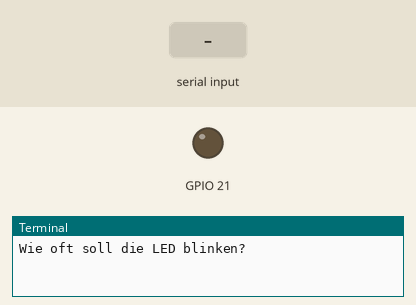
This program was run on a simulated Raspberry Pi (BCM pin numbers). Shown: output pins drawn as LEDs (lit = HIGH), the last lines printed to the terminal. Dashed ring = blinking. The test bench sets the inputs (shaded band).

Above: at 1.2 s.
1.3 s: "90" typed at the terminal, then Enter
At 1.4 s:
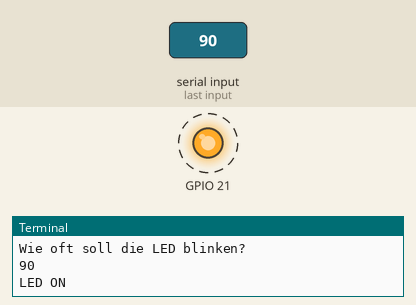
Timing chart, 0 to 10.3 s (numbered marks = the images above; inputs shaded):
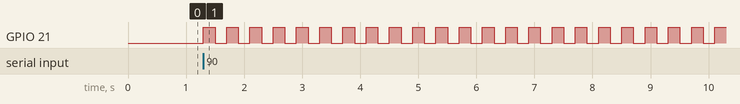

The program:

LEDblinken.py
```python
import RPi.GPIO as GPIO
from time import sleep

GPIO.setmode(GPIO.BCM)
GPIO.setwarnings(False)

print("Wie oft soll die LED blinken?")
maxBlinker = int(input())
zaehler = 0

# LED ist bei Pin 21 eingesteckt, bei diesem gibt es keinen Output
GPIO.setup(21, GPIO.OUT)

while zaehler < maxBlinker:
    GPIO.output(21, True) # LED leuchtet
    print("LED ON")
    sleep(0.2) # mach das 0.2 Sekunden lang (LED ausgeschaltet lassen)

    GPIO.output(21, False) # LED aus
    print("LED OFF")
    sleep(0.2) # mach das 0.2 Sekunden lang (LED ausgeschaltet lassen)

    print("")
    zaehler += 1

print("Das Laempchen hat " + str(zaehler) + " mal geblinkt")
```

Measured:
- after the input at 1.3 s, GPIO 21: alternates HIGH for 0.20 s and LOW for 0.20 s, starting at once
